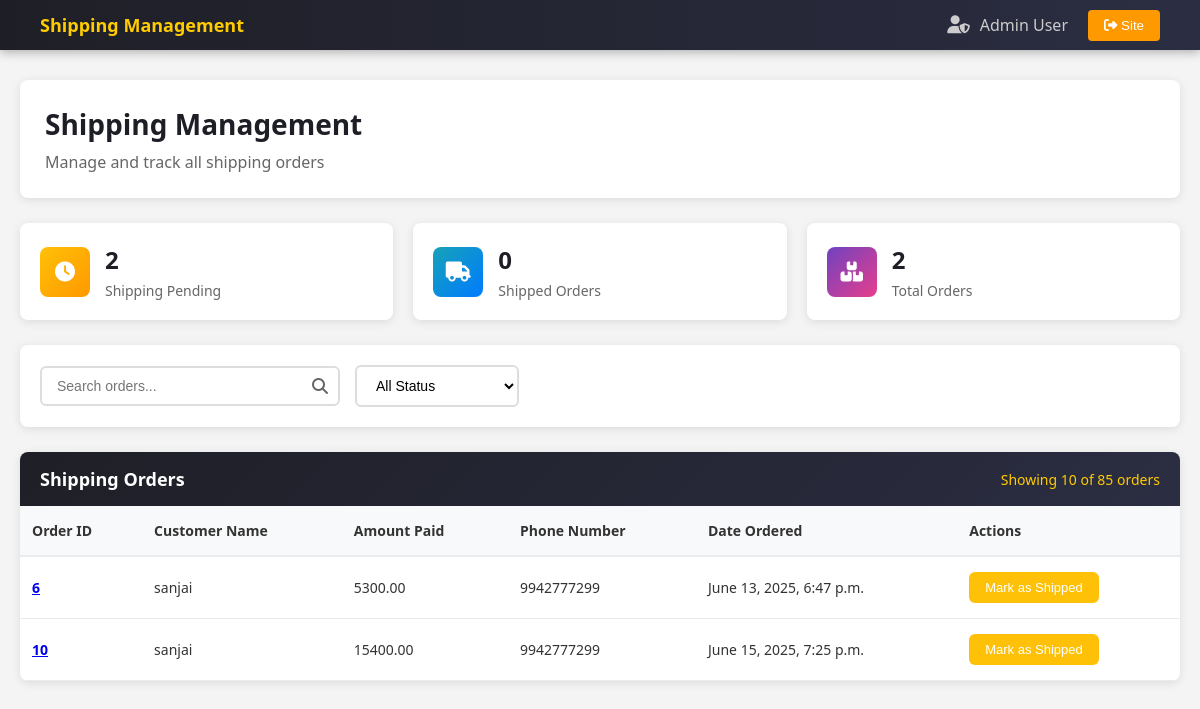
Page /payment/dash (signed in) on the earlier database version.
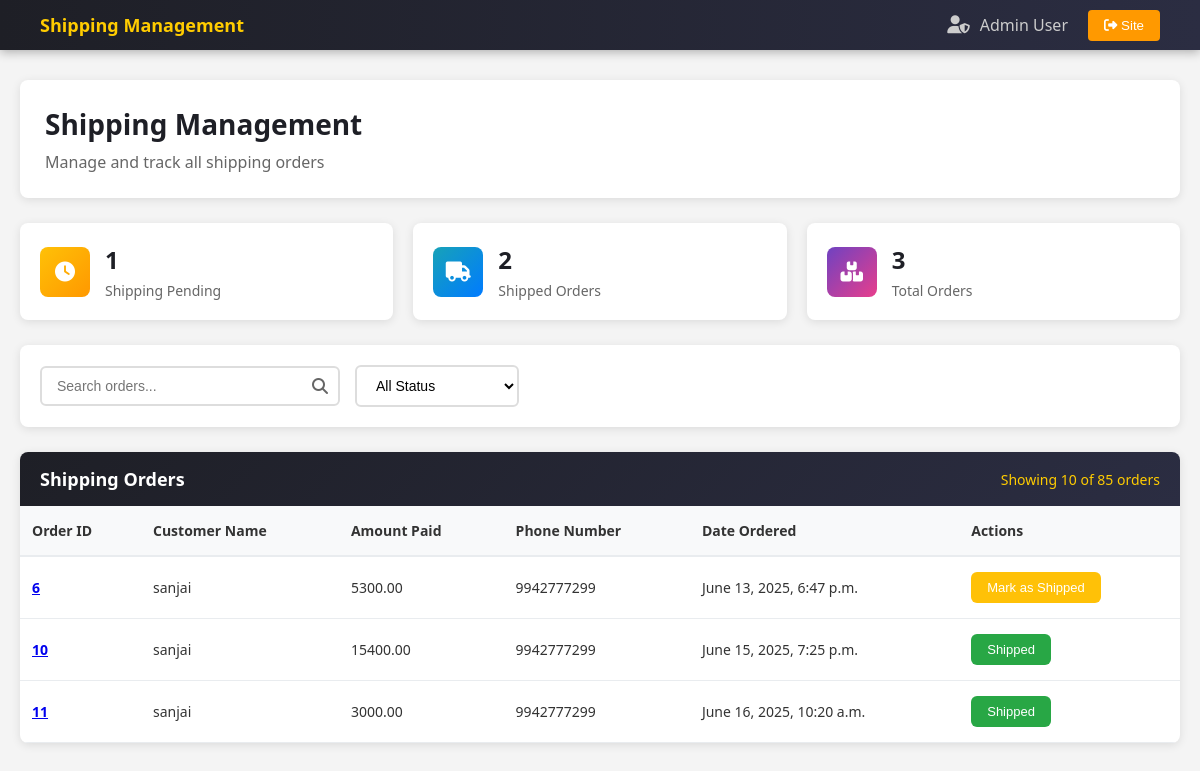
Same page on the later database version.
### payment/models.py (models this page shows, shortened)
class Order(models.Model):
    user = models.ForeignKey(User, on_delete=models.CASCADE, null=True, blank=True)
    full_name = models.CharField(max_length=255)
    phone = models.CharField(max_length=13)
    address = models.TextField(max_length=255)
    amount_paid = models.DecimalField(max_digits=10, decimal_places=2)
    date_ordered = models.DateTimeField(auto_now_add=True)
    shipped = models.BooleanField(default=False)
    date_shipped = models.DateTimeField(null=True, blank=True)

### payment/views.py (the view, shortened to what this page needs)
# urls.py: path('dash', views.dash, name='dash'),
def dash(request):
    if request.user.is_authenticated and request.user.is_staff:
        orders = Order.objects.all()
        shipped_orders_count = orders.filter(shipped=True).count()
        not_shipped_orders_count = orders.filter(shipped=False).count()
        total_orders = shipped_orders_count + not_shipped_orders_count
        return render(request, 'payment/dash.html', {'orders': orders, 'shipped_orders_count' : shipped_orders_count, 'not_shipped_orders_count': not_shipped_orders_count, 'total_orders': total_orders})
    else:
        messages.error(request, 'You do not have permission to access this page.')
        return redirect('home')

### cart/context_processors.py (called while the page is built)
def cart(request):
    return {'cart': Cart(request)}

### payment/templates/payment/dash.html (shortened to what the changed rows need)
{% load static %}
<!DOCTYPE html>
<html lang="en">
<head>
    <link rel="stylesheet" href="{% static 'css/dash.css' %}">
</head>
<body>
    <div class="admin-container">
        <div class="page-header">
            <h1>Shipping Management</h1>
        </div>
        <div class="summary-cards">
            <div class="summary-card">
                <div class="card-content">
                    <h3 id="pendingCount">{{ not_shipped_orders_count }}</h3>
                    <p>Shipping Pending</p>
                </div>
            </div>
            <div class="summary-card">
                <div class="card-content">
                    <h3 id="shippedCount">{{ shipped_orders_count }}</h3>
                    <p>Shipped Orders</p>
                </div>
            </div>
            <div class="summary-card">
                <div class="card-content">
                    <h3 id="totalCount">{{ total_orders }}</h3>
                    <p>Total Orders</p>
                </div>
            </div>
        </div>
        <div class="shipping-table">
            <div class="table-wrapper">
                <table id="shippingTable">
                    <thead>
                        <tr>
                            <th>Order ID</th>
                            <th>Customer Name</th>
                            <th>Amount Paid</th>
                            <th>Phone Number</th>
                            <th>Date Ordered</th>
                            <th>Actions</th>
                        </tr>
                    </thead>
                    <tbody>
                        {% for item in orders %}
                        <tr>
                            <td><a href="{% url 'order_view' item.id %}"><strong>{{ item.id }}</strong></a></td>
                            <td>{{ item.full_name }}</td>
                            <td>{{ item.amount_paid }}</td>
                            <td>{{ item.phone }}</td>
                            <td>{{ item.date_ordered }}</td>
                            <td>
                                <form method="POST">
                                    {% if not item.shipped %}
                                    <button type="submit" class="btn-status" style="background-color: #ffc107;">Mark as
                                        Shipped</button>
                                    {% else %}
                                    <button type="submit" class="btn-status" style="background-color: #28a745;"
                                        disabled>Shipped</button>
                                    {% endif %}
                                </form>
                            </td>
                        </tr>
                        {% endfor %}
                </table>
            </div>
        </div>
    </div>
</body>
</html>

Differences in the rows shown:
changed Order "June 15, 2025, 7:25 p.m.": shipped "Mark as Shipped" → "Shipped"
added Order: id "11", full_name "sanjai", amount_paid "3000.00", phone "9942777299", date_ordered "June 16, 2025, 10:20 a.m.", shipped "Shipped"
Other differences:
{{ not_shipped_orders_count }}: "2" → "1"
{{ shipped_orders_count }}: "0" → "2"
{{ total_orders }}: "2" → "3"
